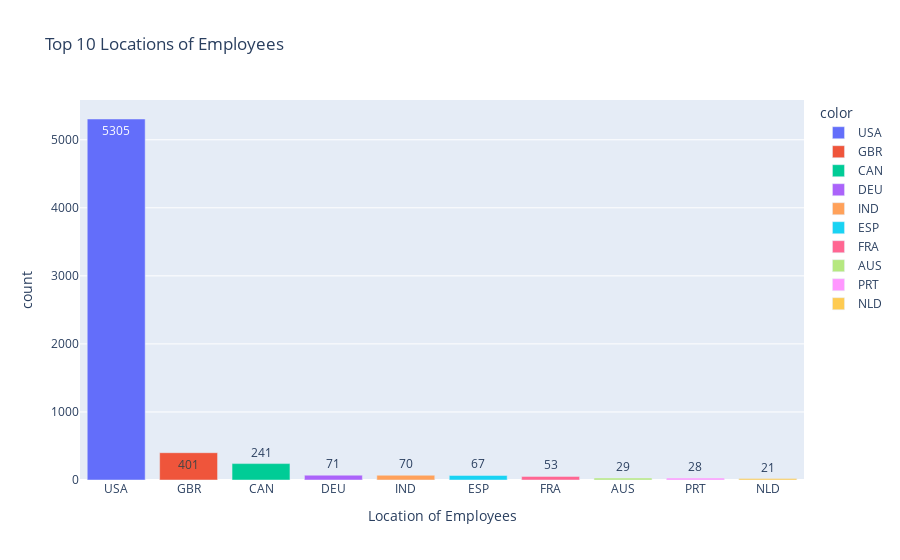

Source (notebook cell):
### Code cell
top_10_emp_locations = residence[:10]
fig = px.bar(y = top_10_emp_locations.values, x = top_10_emp_locations.index, 
            color = top_10_emp_locations.index, text = top_10_emp_locations.values,
            title = 'Top 10 Locations of Employees')

fig.update_layout( xaxis_title = "Location of Employees", yaxis_title = "count")
fig.show()

### Figure 1 — Plotly figure (JSON) as saved in the notebook; plotly's stock layout.template omitted (floating-point values rounded to 4 significant figures)
{"data": [{"alignmentgroup": "True", "hovertemplate": "color=USA<br>x=%{x}<br>y=%{y}<br>text=%{text}<extra></extra>", "legendgroup": "USA", "marker": {"color": "#636efa", "pattern": {"shape": ""}}, "name": "USA", "offsetgroup": "USA", "orientation": "v", "showlegend": true, "text": [5305], "textposition": "auto", "type": "bar", "x": ["USA"], "xaxis": "x", "y": [5305], "yaxis": "y"}, {"alignmentgroup": "True", "hovertemplate": "color=GBR<br>x=%{x}<br>y=%{y}<br>text=%{text}<extra></extra>", "legendgroup": "GBR", "marker": {"color": "#EF553B", "pattern": {"shape": ""}}, "name": "GBR", "offsetgroup": "GBR", "orientation": "v", "showlegend": true, "text": [401], "textposition": "auto", "type": "bar", "x": ["GBR"], "xaxis": "x", "y": [401], "yaxis": "y"}, {"alignmentgroup": "True", "hovertemplate": "color=CAN<br>x=%{x}<br>y=%{y}<br>text=%{text}<extra></extra>", "legendgroup": "CAN", "marker": {"color": "#00cc96", "pattern": {"shape": ""}}, "name": "CAN", "offsetgroup": "CAN", "orientation": "v", "showlegend": true, "text": [241], "textposition": "auto", "type": "bar", "x": ["CAN"], "xaxis": "x", "y": [241], "yaxis": "y"}, {"alignmentgroup": "True", "hovertemplate": "color=DEU<br>x=%{x}<br>y=%{y}<br>text=%{text}<extra></extra>", "legendgroup": "DEU", "marker": {"color": "#ab63fa", "pattern": {"shape": ""}}, "name": "DEU", "offsetgroup": "DEU", "orientation": "v", "showlegend": true, "text": [71], "textposition": "auto", "type": "bar", "x": ["DEU"], "xaxis": "x", "y": [71], "yaxis": "y"}, {"alignmentgroup": "True", "hovertemplate": "color=IND<br>x=%{x}<br>y=%{y}<br>text=%{text}<extra></extra>", "legendgroup": "IND", "marker": {"color": "#FFA15A", "pattern": {"shape": ""}}, "name": "IND", "offsetgroup": "IND", "orientation": "v", "showlegend": true, "text": [70], "textposition": "auto", "type": "bar", "x": ["IND"], "xaxis": "x", "y": [70], "yaxis": "y"}, {"alignmentgroup": "True", "hovertemplate": "color=ESP<br>x=%{x}<br>y=%{y}<br>text=%{text}<extra></extra>", "legendgroup": "ESP", "marker": {"color": "#19d3f3", "pattern": {"shape": ""}}, "name": "ESP", "offsetgroup": "ESP", "orientation": "v", "showlegend": true, "text": [67], "textposition": "auto", "type": "bar", "x": ["ESP"], "xaxis": "x", "y": [67], "yaxis": "y"}, {"alignmentgroup": "True", "hovertemplate": "color=FRA<br>x=%{x}<br>y=%{y}<br>text=%{text}<extra></extra>", "legendgroup": "FRA", "marker": {"color": "#FF6692", "pattern": {"shape": ""}}, "name": "FRA", "offsetgroup": "FRA", "orientation": "v", "showlegend": true, "text": [53], "textposition": "auto", "type": "bar", "x": ["FRA"], "xaxis": "x", "y": [53], "yaxis": "y"}, {"alignmentgroup": "True", "hovertemplate": "color=AUS<br>x=%{x}<br>y=%{y}<br>text=%{text}<extra></extra>", "legendgroup": "AUS", "marker": {"color": "#B6E880", "pattern": {"shape": ""}}, "name": "AUS", "offsetgroup": "AUS", "orientation": "v", "showlegend": true, "text": [29], "textposition": "auto", "type": "bar", "x": ["AUS"], "xaxis": "x", "y": [29], "yaxis": "y"}, {"alignmentgroup": "True", "hovertemplate": "color=PRT<br>x=%{x}<br>y=%{y}<br>text=%{text}<extra></extra>", "legendgroup": "PRT", "marker": {"color": "#FF97FF", "pattern": {"shape": ""}}, "name": "PRT", "offsetgroup": "PRT", "orientation": "v", "showlegend": true, "text": [28], "textposition": "auto", "type": "bar", "x": ["PRT"], "xaxis": "x", "y": [28], "yaxis": "y"}, {"alignmentgroup": "True", "hovertemplate": "color=NLD<br>x=%{x}<br>y=%{y}<br>text=%{text}<extra></extra>", "legendgroup": "NLD", "marker": {"color": "#FECB52", "pattern": {"shape": ""}}, "name": "NLD", "offsetgroup": "NLD", "orientation": "v", "showlegend": true, "text": [21], "textposition": "auto", "type": "bar", "x": ["NLD"], "xaxis": "x", "y": [21], "yaxis": "y"}], "layout": {"barmode": "relative", "legend": {"title": {"text": "color"}, "tracegroupgap": 0}, "title": {"text": "Top 10 Locations of Employees"}, "xaxis": {"anchor": "y", "domain": [0, 1], "title": {"text": "Location of Employees"}}, "yaxis": {"anchor": "x", "domain": [0, 1], "title": {"text": "count"}}}}
